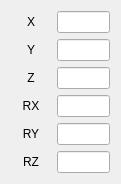
  <widget class="QWidget" name="gridLayoutWidget_3">
   <property name="geometry">
    <rect>
     <x>500</x>
     <y>30</y>
     <width>121</width>
     <height>181</height>
    </rect>
   </property>
   <layout class="QGridLayout" name="gridLayout_3">
    <item row="4" column="0">
     <widget class="QLabel" name="label_15">
      <property name="minimumSize">
       <size>
        <width>40</width>
        <height>0</height>
       </size>
      </property>
      <property name="text">
       <string>RY</string>
      </property>
      <property name="alignment">
       <set>Qt::AlignCenter</set>
      </property>
     </widget>
    </item>
    <item row="5" column="0">
     <widget class="QLabel" name="label_16">
      <property name="minimumSize">
       <size>
        <width>40</width>
        <height>0</height>
       </size>
      </property>
      <property name="text">
       <string>RZ</string>
      </property>
      <property name="alignment">
       <set>Qt::AlignCenter</set>
      </property>
     </widget>
    </item>
    <item row="0" column="0">
     <widget class="QLabel" name="label_17">
      <property name="minimumSize">
       <size>
        <width>40</width>
        <height>0</height>
       </size>
      </property>
      <property name="text">
       <string>X</string>
      </property>
      <property name="alignment">
       <set>Qt::AlignCenter</set>
      </property>
     </widget>
    </item>
    <item row="1" column="0">
     <widget class="QLabel" name="label_18">
      <property name="minimumSize">
       <size>
        <width>40</width>
        <height>0</height>
       </size>
      </property>
      <property name="text">
       <string>Y</string>
      </property>
      <property name="alignment">
       <set>Qt::AlignCenter</set>
      </property>
     </widget>
    </item>
    <item row="3" column="0">
     <widget class="QLabel" name="label_19">
      <property name="minimumSize">
       <size>
        <width>40</width>
        <height>0</height>
       </size>
      </property>
      <property name="text">
       <string>RX</string>
      </property>
      <property name="alignment">
       <set>Qt::AlignCenter</set>
      </property>
     </widget>
    </item>
    <item row="2" column="0">
     <widget class="QLabel" name="label_20">
      <property name="minimumSize">
       <size>
        <width>40</width>
        <height>0</height>
       </size>
      </property>
      <property name="text">
       <string>Z</string>
      </property>
      <property name="alignment">
       <set>Qt::AlignCenter</set>
      </property>
     </widget>
    </item>
    <item row="0" column="1">
     <widget class="QLineEdit" name="LE_TCP_REF_X"/>
    </item>
    <item row="1" column="1">
     <widget class="QLineEdit" name="LE_TCP_REF_Y"/>
    </item>
    <item row="2" column="1">
     <widget class="QLineEdit" name="LE_TCP_REF_Z"/>
    </item>
    <item row="3" column="1">
     <widget class="QLineEdit" name="LE_TCP_REF_RX"/>
    </item>
    <item row="4" column="1">
     <widget class="QLineEdit" name="LE_TCP_REF_RY"/>
    </item>
    <item row="5" column="1">
     <widget class="QLineEdit" name="LE_TCP_REF_RZ"/>
    </item>
   </layout>
  </widget>
